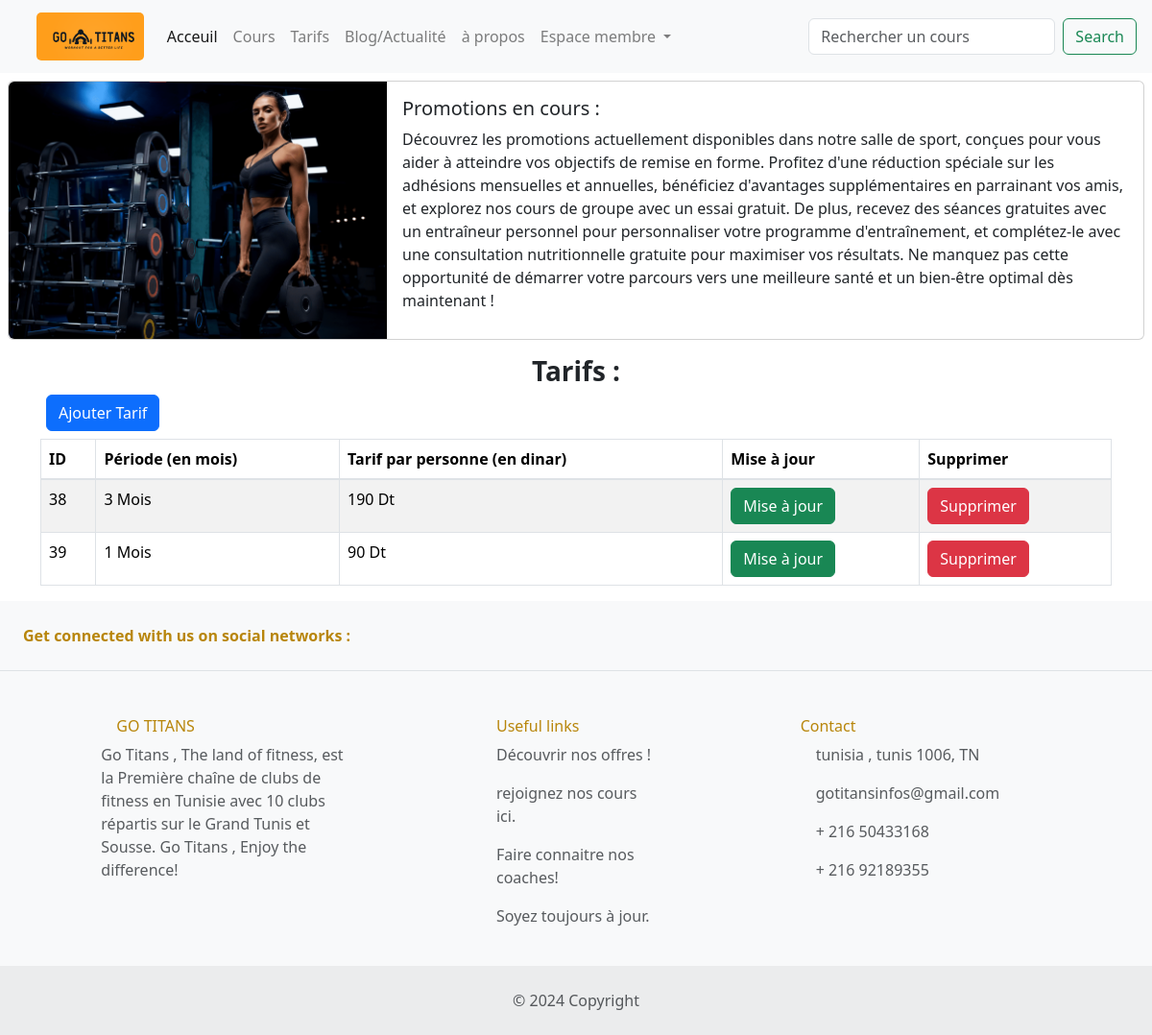
Before: /web-app/View/admin/tarifs.php (signed in) with the older database file.
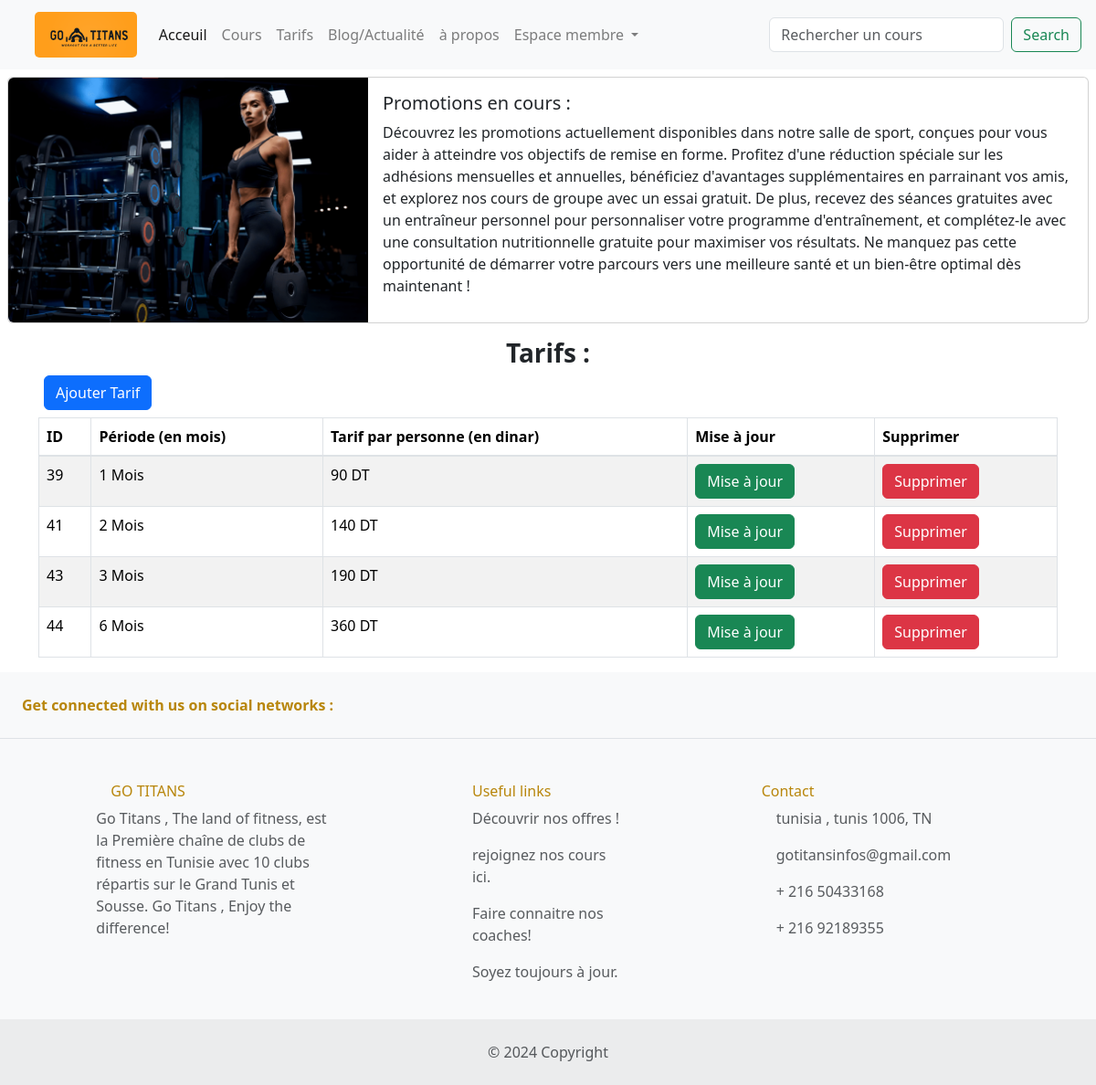
After: the same page with the newer database file.
### tables this page shows
CREATE TABLE `tarifs` (
  `Id` int(40) NOT NULL,
  `period` varchar(40) NOT NULL,
  `Tarifs par personne` varchar(40) NOT NULL,
  `admin_id` int(11) NOT NULL
);

### web-app/Model/admin/tarifs.php (called while the page is built, shortened)
<?php
class tarifs_m implements tarifs_m_interface {
    public function database_connect(){
        $connection=mysqli_connect("localhost","admin","admin","pfa");
        return $connection;
    }
    public function lister_tarifs_m(){
        $connection=$this->database_connect();
        $result=$connection->query("SELECT * FROM tarifs");
        return $result;
    }
}
?>

### web-app/Controller/admin/tarifs.php (called while the page is built, shortened)
<?php
include "../../Model/admin/tarifs.php";
class tarifs_c implements tarifs_interface{
    protected $instance;
    public function __construct() {
        $this->instance = new tarifs_m();}
public function lister_tarifs_c(){
$result=$this->instance->lister_tarifs_m();
return $result;}
}
?>

### web-app/View/admin/tarifs.php (the view, shortened to what this page needs)
<!DOCTYPE html>
<html>
<head>
    <link rel="stylesheet" href="../css/css.css">
    <link rel="stylesheet" href="https://cdn.jsdelivr.net/npm/bootstrap@4.0.0/dist/css/bootstrap.min.css">
    <link href="https://cdn.jsdelivr.net/npm/bootstrap@5.3.3/dist/css/bootstrap.min.css" rel="stylesheet"></head>
</head>
<body class="bgcolor">
    <header>
      <nav class="navbar navbar-expand-lg navbar-light bg-light">
        <a class="navbar-brand" href="#"><img src="..\img\logo.png" class="logo" height="50px" widrh="50px">
        </a>
        <div class="collapse navbar-collapse" id="navbarSupportedContent">
          <ul class="navbar-nav mr-auto">
            <li class="nav-item active">
              <a class="nav-link" href="../acceuil.php">Acceuil</a>
            </li>
            <?php
              if(isset($_SESSION['userlogedin'])){
                if($_SESSION['userlogedin']=="client"){
                    echo '<li class="nav-item"><a class="nav-link" href="client/tablaux_cour.php">Cours</a></li>';
                }elseif($_SESSION['userlogedin']=="trainer"){
                    echo '<li class="nav-item"><a class="nav-link" href="trainer/cours_table.php">Cours</a></li>';
                }else{
                    echo '<li class="nav-item"><a class="nav-link" href="cours_table.php">Cours</a></li>';
                }
              }
              ?>
            <li class="nav-item">
              <a class="nav-link" href="#">Tarifs</a>
            </li>
            <?php
              if(isset($_SESSION['userlogedin']) && $_SESSION['userlogedin']=="admin"){
                echo ' <li class="nav-item">
              <a class="nav-link" href="../admin/blog_actualité.php">Blog/Actualité</a> </li>';
            }elseif(isset($_SESSION['userlogedin']) && $_SESSION['userlogedin']=="client"){
              echo ' <li class="nav-item">
              <a class="nav-link" href="../client/blog_actualité.php">Blog/Actualité</a>
            </li>';
            }elseif(isset($_SESSION['userlogedin']) && $_SESSION['userlogedin']=="trainer"){
              echo ' <li class="nav-item">
              <a class="nav-link" href="../trainer/blog_actualité.php">Blog/Actualité</a>
            </li>';
            }
              ?>
            <li class="nav-item">
              <a class="nav-link" href="../apropos.php">à propos</a>
            </li>
            <li class="nav-item dropdown">
              <a class="nav-link dropdown-toggle" href="#" id="navbarDropdown" role="button" data-toggle="dropdown" aria-haspopup="true" aria-expanded="false">
                Espace membre
              </a>
            </li>
          </ul>
          <form action="search_page.php" method="post" class="form-inline my-2 my-lg-0 mr-3">
                <input name="searchvalue" class="form-control mr-sm-2" type="search" placeholder="Rechercher un cours" aria-label="Search">
                <button name="search" class="btn btn-outline-success my-2 my-sm-0" type="submit">Search</button>
              </form>
        </div>
      </nav>
    </header>
    <section>
      <article>
        <div class="card mb-3 mr-2 ml-2 mt-2">
          <div class="row g-0">
            <div class="col-md-4">
              <img src="..\img\5.png" class="img-fluid rounded-start" alt="...">
            </div>
            <div class="col-md-8">
              <div class="card-body">
                <h5 class="card-title">Promotions en cours : </h5>
                <p class="card-text">Découvrez les promotions actuellement disponibles dans notre salle de sport,
                   conçues pour vous aider à atteindre vos objectifs de remise en forme. Profitez d'une réduction spéciale
                   sur les adhésions mensuelles et annuelles, bénéficiez d'avantages supplémentaires en parrainant vos
                    amis, et explorez nos cours de groupe avec un essai gratuit. De plus, recevez des séances gratuites
                     avec un entraîneur personnel pour personnaliser votre programme d'entraînement, et complétez-le avec une
                      consultation nutritionnelle gratuite pour maximiser vos résultats. Ne manquez pas cette opportunité de
                       démarrer votre parcours vers une meilleure santé et un bien-être optimal dès maintenant !</p>
              </div>
            </div>
          </div>
        </div>
         <h3 class="title"><strong>Tarifs : </strong></h3>
<div>
<button type="button" class="btn btn-primary ml-5 mb-2" data-toggle="modal" data-target="#exampleModal">Ajouter Tarif</button>
</div>
<div class="container">
    <table class="table table-hover table-bordered table-striped">
<thead><tr>
  <th>ID</th>
<th>Période (en mois)</th>
<th>Tarif par personne (en dinar)</th>
<th>Mise à jour</th>
<th>Supprimer</th>
</tr></thead>
<tbody>
<?php
include "../../Controller/admin/tarifs.php";
$instance = new tarifs_c();
$result = $instance->lister_tarifs_c();
while($row = mysqli_fetch_assoc($result)) {
    echo "<tr>";
    echo "<td>" . $row['Id'] . "</td>";
    echo "<td>" . $row['period'] . "</td>";
    echo "<td>" . $row['Tarifs par personne'] . "</td>";
    echo "<td><a href='update_tarif.php?id=" . $row['Id'] . "' class='btn btn-success'>Mise à jour</a></td>";
    echo "<td><a href='../../Controller/admin/delete_tarif.php?id=" . $row['Id'] . "' class='btn btn-danger'>Supprimer</a></td>";
    echo "</tr>";
}
?>
</tbody>
    </table>
</div>
</article>
</section>
<footer class="text-center text-lg-start bg-body-tertiary text-muted">
  <section class="d-flex justify-content-center justify-content-lg-between p-4 border-bottom">
    <div class="me-5 d-none d-lg-block">
      <span class="yell"><strong>Get connected with us on social networks :</strong></span>
    </div>
  </section>
  <section class="">
    <div class="container text-center text-md-start mt-5">
      <div class="row mt-3">
        <div class="col-md-3 col-lg-4 col-xl-3 mx-auto mb-4">
          <h6 class="yell" class="text-uppercase fw-bold mb-4">
            <i class="fas fa-gem me-3"></i>GO TITANS
          </h6>
          <p>
            Go Titans , The land of fitness, est la Première chaîne de clubs de fitness en Tunisie avec 10 clubs répartis sur le Grand Tunis et Sousse.
Go Titans , Enjoy the difference!
          </p>
        </div>
        <div class="col-md-3 col-lg-2 col-xl-2 mx-auto mb-4">
          <h6 class="yell" class="text-uppercase fw-bold mb-4">
            Useful links
          </h6>
          <?php
              if(isset($_SESSION['userlogedin']) &&$_SESSION['userlogedin']=="admin"){
                echo ' <p>
               <a class="text-reset" href="../admin/tarifs.php">Découvrir nos offres !</a>
             </p>';}else{
              echo ' <p>
              <a class="text-reset" href="../tarifs.php">Découvrir nos offres !</a>
            </p>';
             }
              ?>
          <?php
              if(isset($_SESSION['userlogedin'])){
                if($_SESSION['userlogedin']=="client"){
                    echo '<p><a class="text-reset" href="../client/tablaux_cour.php">rejoignez nos cours ici.</a></p>';
                }elseif($_SESSION['userlogedin']=="trainer"){
                  echo '<p><a class="text-reset" href="../trainer/tablaux_cour.php">rejoignez nos cours ici.</a></p>';
                }else{
                  echo '<p><a class="text-reset" href="../admin/cours_table.php">rejoignez nos cours ici.</a></p>';
                }
              }
              ?>
          <p>
            <a href="../apropos.php" class="text-reset">Faire connaitre nos coaches!</a>
          </p>
          <?php
              if(isset($_SESSION['userlogedin']) && $_SESSION['userlogedin']=="admin"){
                echo ' <p>
              <a class="text-reset" href="../admin/blog_actualité.php">Soyez toujours à jour.</a> </p>';
            }elseif(isset($_SESSION['userlogedin']) && $_SESSION['userlogedin']=="client"){
              echo ' <p>
              <a class="text-reset" href="../client/blog_actualité.php">Soyez toujours à jour.</a>
            </p>';
            }elseif(isset($_SESSION['userlogedin']) && $_SESSION['userlogedin']=="trainer"){
              echo ' <p>
              <a class="text-reset" href="../trainer/blog_actualité.php">Soyez toujours à jour.</a>
            </p>';
            }
              ?>
        </div>
        <div class="col-md-4 col-lg-3 col-xl-3 mx-auto mb-md-0 mb-4">
          <h6 class="yell" class="text-uppercase fw-bold mb-4">Contact</h6>
          <p><i class="fas fa-home me-3"></i> tunisia , tunis 1006, TN</p>
          <p>
            gotitansinfos@gmail.com
          </p>
          <p><i class="fas fa-phone me-3"></i> + 216 50433168</p>
          <p><i class="fas fa-print me-3"></i> + 216 92189355</p>
        </div>
      </div>
    </div>
  </section>
  <div class="text-center p-4" style="background-color: rgba(0, 0, 0, 0.05);">
    © 2024 Copyright
  </div>
</footer>
</body>
</html>

### web-app/View/css/css.css (style rules this page uses)
.logo { border-radius: 5px; margin-left: 1cm; }
.yell { color:darkgoldenrod }
.text-reset { text-decoration: none; }
.title { text-align: center; }

Changed rows visible on the page:
removed tarifs: Id "38", period "3 Mois", Tarifs par personne "190 Dt"
changed tarifs "1 Mois": Tarifs par personne "90 Dt" → "90 DT"
added tarifs: Id "41", period "2 Mois", Tarifs par personne "140 DT"
added tarifs: Id "43", period "3 Mois", Tarifs par personne "190 DT"
added tarifs: Id "44", period "6 Mois", Tarifs par personne "360 DT"
